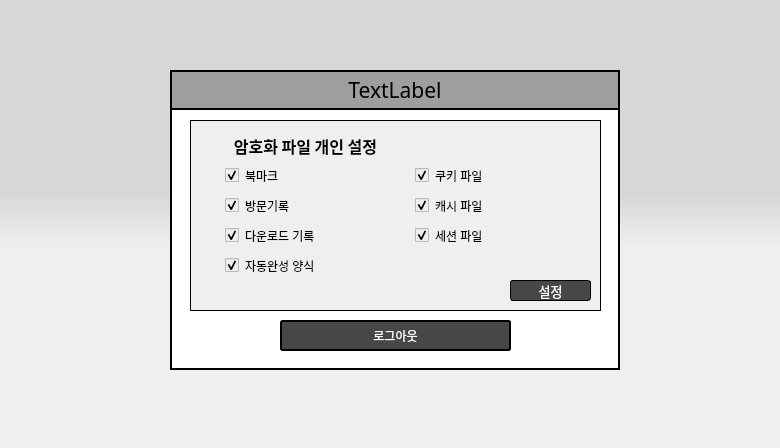
<?xml version="1.0" encoding="UTF-8"?>
<ui version="4.0">
 <class>Dialog</class>
 <widget class="QDialog" name="Dialog">
  <property name="geometry">
   <rect>
    <x>0</x>
    <y>0</y>
    <width>780</width>
    <height>448</height>
   </rect>
  </property>
  <property name="windowTitle">
   <string>PIM AGENT</string>
  </property>
  <property name="styleSheet">
   <string notr="true">background-color:qlineargradient(spread:pad, x1:0.5, y1:0.432, x2:0.499682, y2:0.551, stop:0 rgba(215, 215, 215, 255), stop:1 rgba(239, 239, 237, 255))</string>
  </property>
  <widget class="QFrame" name="frame">
   <property name="geometry">
    <rect>
     <x>170</x>
     <y>70</y>
     <width>450</width>
     <height>300</height>
    </rect>
   </property>
   <property name="font">
    <font>
     <family>함초롬돋움</family>
     <pointsize>12</pointsize>
    </font>
   </property>
   <property name="styleSheet">
    <string notr="true">background-color:#ffffff;
border: 2px solid black;
</string>
   </property>
   <property name="frameShape">
    <enum>QFrame::StyledPanel</enum>
   </property>
   <property name="frameShadow">
    <enum>QFrame::Raised</enum>
   </property>
   <widget class="QLabel" name="titleLabel">
    <property name="geometry">
     <rect>
      <x>0</x>
      <y>0</y>
      <width>450</width>
      <height>40</height>
     </rect>
    </property>
    <property name="font">
     <font>
      <family>Andalus</family>
      <pointsize>16</pointsize>
     </font>
    </property>
    <property name="styleSheet">
     <string notr="true">color: black;
background-color: #9E9E9E;
text-align:center;</string>
    </property>
    <property name="text">
     <string>TextLabel</string>
    </property>
    <property name="alignment">
     <set>Qt::AlignCenter</set>
    </property>
   </widget>
   <widget class="QPushButton" name="logoutBtn">
    <property name="geometry">
     <rect>
      <x>110</x>
      <y>250</y>
      <width>231</width>
      <height>31</height>
     </rect>
    </property>
    <property name="palette">
     <palette>
      <active>
       <colorrole role="WindowText">
        <brush brushstyle="SolidPattern">
         <color alpha="255">
          <red>255</red>
          <green>255</green>
          <blue>255</blue>
         </color>
        </brush>
       </colorrole>
       <colorrole role="Button">
        <brush brushstyle="SolidPattern">
         <color alpha="255">
          <red>71</red>
          <green>71</green>
          <blue>71</blue>
         </color>
        </brush>
       </colorrole>
       <colorrole role="Text">
        <brush brushstyle="SolidPattern">
         <color alpha="255">
          <red>255</red>
          <green>255</green>
          <blue>255</blue>
         </color>
        </brush>
       </colorrole>
       <colorrole role="ButtonText">
        <brush brushstyle="SolidPattern">
         <color alpha="255">
          <red>255</red>
          <green>255</green>
          <blue>255</blue>
         </color>
        </brush>
       </colorrole>
       <colorrole role="Base">
        <brush brushstyle="SolidPattern">
         <color alpha="255">
          <red>71</red>
          <green>71</green>
          <blue>71</blue>
         </color>
        </brush>
       </colorrole>
       <colorrole role="Window">
        <brush brushstyle="SolidPattern">
         <color alpha="255">
          <red>71</red>
          <green>71</green>
          <blue>71</blue>
         </color>
        </brush>
       </colorrole>
      </active>
      <inactive>
       <colorrole role="WindowText">
        <brush brushstyle="SolidPattern">
         <color alpha="255">
          <red>255</red>
          <green>255</green>
          <blue>255</blue>
         </color>
        </brush>
       </colorrole>
       <colorrole role="Button">
        <brush brushstyle="SolidPattern">
         <color alpha="255">
          <red>71</red>
          <green>71</green>
          <blue>71</blue>
         </color>
        </brush>
       </colorrole>
       <colorrole role="Text">
        <brush brushstyle="SolidPattern">
         <color alpha="255">
          <red>255</red>
          <green>255</green>
          <blue>255</blue>
         </color>
        </brush>
       </colorrole>
       <colorrole role="ButtonText">
        <brush brushstyle="SolidPattern">
         <color alpha="255">
          <red>255</red>
          <green>255</green>
          <blue>255</blue>
         </color>
        </brush>
       </colorrole>
       <colorrole role="Base">
        <brush brushstyle="SolidPattern">
         <color alpha="255">
          <red>71</red>
          <green>71</green>
          <blue>71</blue>
         </color>
        </brush>
       </colorrole>
       <colorrole role="Window">
        <brush brushstyle="SolidPattern">
         <color alpha="255">
          <red>71</red>
          <green>71</green>
          <blue>71</blue>
         </color>
        </brush>
       </colorrole>
      </inactive>
      <disabled>
       <colorrole role="WindowText">
        <brush brushstyle="SolidPattern">
         <color alpha="255">
          <red>255</red>
          <green>255</green>
          <blue>255</blue>
         </color>
        </brush>
       </colorrole>
       <colorrole role="Button">
        <brush brushstyle="SolidPattern">
         <color alpha="255">
          <red>71</red>
          <green>71</green>
          <blue>71</blue>
         </color>
        </brush>
       </colorrole>
       <colorrole role="Text">
        <brush brushstyle="SolidPattern">
         <color alpha="255">
          <red>255</red>
          <green>255</green>
          <blue>255</blue>
         </color>
        </brush>
       </colorrole>
       <colorrole role="ButtonText">
        <brush brushstyle="SolidPattern">
         <color alpha="255">
          <red>255</red>
          <green>255</green>
          <blue>255</blue>
         </color>
        </brush>
       </colorrole>
       <colorrole role="Base">
        <brush brushstyle="SolidPattern">
         <color alpha="255">
          <red>71</red>
          <green>71</green>
          <blue>71</blue>
         </color>
        </brush>
       </colorrole>
       <colorrole role="Window">
        <brush brushstyle="SolidPattern">
         <color alpha="255">
          <red>71</red>
          <green>71</green>
          <blue>71</blue>
         </color>
        </brush>
       </colorrole>
      </disabled>
     </palette>
    </property>
    <property name="styleSheet">
     <string notr="true">color: white;
background-color:#474747;
border-style: solid;
border-radius:3px;</string>
    </property>
    <property name="text">
     <string>로그아웃</string>
    </property>
   </widget>
   <widget class="QFrame" name="frame_2">
    <property name="geometry">
     <rect>
      <x>20</x>
      <y>50</y>
      <width>411</width>
      <height>191</height>
     </rect>
    </property>
    <property name="styleSheet">
     <string notr="true">background-color:#EFEFED;
border: 1px solid;</string>
    </property>
    <property name="frameShape">
     <enum>QFrame::StyledPanel</enum>
    </property>
    <property name="frameShadow">
     <enum>QFrame::Raised</enum>
    </property>
    <widget class="QCheckBox" name="visitCheckBox">
     <property name="geometry">
      <rect>
       <x>30</x>
       <y>70</y>
       <width>141</width>
       <height>31</height>
      </rect>
     </property>
     <property name="styleSheet">
      <string notr="true">background-color:#EFEFED;
border: 5px solid #EFEFED;</string>
     </property>
     <property name="text">
      <string>방문기록</string>
     </property>
     <property name="checked">
      <bool>true</bool>
     </property>
    </widget>
    <widget class="QCheckBox" name="downloadCheckBox">
     <property name="geometry">
      <rect>
       <x>30</x>
       <y>100</y>
       <width>141</width>
       <height>31</height>
      </rect>
     </property>
     <property name="styleSheet">
      <string notr="true">background-color:#EFEFED;
border: 5px solid #EFEFED;</string>
     </property>
     <property name="text">
      <string>다운로드 기록</string>
     </property>
     <property name="checked">
      <bool>true</bool>
     </property>
    </widget>
    <widget class="QCheckBox" name="bookmarkCheckBox">
     <property name="geometry">
      <rect>
       <x>30</x>
       <y>40</y>
       <width>141</width>
       <height>31</height>
      </rect>
     </property>
     <property name="styleSheet">
      <string notr="true">background-color:#EFEFED;
border: 5px solid #EFEFED;</string>
     </property>
     <property name="text">
      <string>북마크</string>
     </property>
     <property name="checked">
      <bool>true</bool>
     </property>
    </widget>
    <widget class="QCheckBox" name="cookieCheckBox">
     <property name="geometry">
      <rect>
       <x>220</x>
       <y>40</y>
       <width>161</width>
       <height>31</height>
      </rect>
     </property>
     <property name="styleSheet">
      <string notr="true">background-color:#EFEFED;
border: 5px solid #EFEFED;</string>
     </property>
     <property name="text">
      <string>쿠키 파일</string>
     </property>
     <property name="checked">
      <bool>true</bool>
     </property>
    </widget>
    <widget class="QCheckBox" name="autoFormCheckBox">
     <property name="geometry">
      <rect>
       <x>30</x>
       <y>130</y>
       <width>161</width>
       <height>31</height>
      </rect>
     </property>
     <property name="styleSheet">
      <string notr="true">background-color:#EFEFED;
border: 5px solid #EFEFED;</string>
     </property>
     <property name="text">
      <string>자동완성 양식</string>
     </property>
     <property name="checked">
      <bool>true</bool>
     </property>
    </widget>
    <widget class="QCheckBox" name="cacheCheckBox">
     <property name="geometry">
      <rect>
       <x>220</x>
       <y>70</y>
       <width>161</width>
       <height>31</height>
      </rect>
     </property>
     <property name="styleSheet">
      <string notr="true">background-color:#EFEFED;
border: 5px solid #EFEFED;</string>
     </property>
     <property name="text">
      <string>캐시 파일</string>
     </property>
     <property name="checked">
      <bool>true</bool>
     </property>
    </widget>
    <widget class="QCheckBox" name="sessionCheckBox">
     <property name="geometry">
      <rect>
       <x>220</x>
       <y>100</y>
       <width>161</width>
       <height>31</height>
      </rect>
     </property>
     <property name="styleSheet">
      <string notr="true">background-color:#EFEFED;
border: 5px solid #EFEFED;</string>
     </property>
     <property name="text">
      <string>세션 파일</string>
     </property>
     <property name="checked">
      <bool>true</bool>
     </property>
    </widget>
    <widget class="QPushButton" name="setDBBtn">
     <property name="geometry">
      <rect>
       <x>320</x>
       <y>160</y>
       <width>81</width>
       <height>21</height>
      </rect>
     </property>
     <property name="palette">
      <palette>
       <active>
        <colorrole role="WindowText">
         <brush brushstyle="SolidPattern">
          <color alpha="255">
           <red>255</red>
           <green>255</green>
           <blue>255</blue>
          </color>
         </brush>
        </colorrole>
        <colorrole role="Button">
         <brush brushstyle="SolidPattern">
          <color alpha="255">
           <red>71</red>
           <green>71</green>
           <blue>71</blue>
          </color>
         </brush>
        </colorrole>
        <colorrole role="Text">
         <brush brushstyle="SolidPattern">
          <color alpha="255">
           <red>255</red>
           <green>255</green>
           <blue>255</blue>
          </color>
         </brush>
        </colorrole>
        <colorrole role="ButtonText">
         <brush brushstyle="SolidPattern">
          <color alpha="255">
           <red>255</red>
           <green>255</green>
           <blue>255</blue>
          </color>
         </brush>
        </colorrole>
        <colorrole role="Base">
         <brush brushstyle="SolidPattern">
          <color alpha="255">
           <red>71</red>
           <green>71</green>
           <blue>71</blue>
          </color>
         </brush>
        </colorrole>
        <colorrole role="Window">
         <brush brushstyle="SolidPattern">
          <color alpha="255">
           <red>71</red>
           <green>71</green>
           <blue>71</blue>
          </color>
         </brush>
        </colorrole>
       </active>
       <inactive>
        <colorrole role="WindowText">
         <brush brushstyle="SolidPattern">
          <color alpha="255">
           <red>255</red>
           <green>255</green>
           <blue>255</blue>
          </color>
         </brush>
        </colorrole>
        <colorrole role="Button">
         <brush brushstyle="SolidPattern">
          <color alpha="255">
           <red>71</red>
           <green>71</green>
           <blue>71</blue>
          </color>
         </brush>
        </colorrole>
        <colorrole role="Text">
         <brush brushstyle="SolidPattern">
          <color alpha="255">
           <red>255</red>
           <green>255</green>
           <blue>255</blue>
          </color>
         </brush>
        </colorrole>
        <colorrole role="ButtonText">
         <brush brushstyle="SolidPattern">
          <color alpha="255">
           <red>255</red>
           <green>255</green>
           <blue>255</blue>
          </color>
         </brush>
        </colorrole>
        <colorrole role="Base">
         <brush brushstyle="SolidPattern">
          <color alpha="255">
           <red>71</red>
           <green>71</green>
           <blue>71</blue>
          </color>
         </brush>
        </colorrole>
        <colorrole role="Window">
         <brush brushstyle="SolidPattern">
          <color alpha="255">
           <red>71</red>
           <green>71</green>
           <blue>71</blue>
          </color>
         </brush>
        </colorrole>
       </inactive>
       <disabled>
        <colorrole role="WindowText">
         <brush brushstyle="SolidPattern">
          <color alpha="255">
           <red>255</red>
           <green>255</green>
           <blue>255</blue>
          </color>
         </brush>
        </colorrole>
        <colorrole role="Button">
         <brush brushstyle="SolidPattern">
          <color alpha="255">
           <red>71</red>
           <green>71</green>
           <blue>71</blue>
          </color>
         </brush>
        </colorrole>
        <colorrole role="Text">
         <brush brushstyle="SolidPattern">
          <color alpha="255">
           <red>255</red>
           <green>255</green>
           <blue>255</blue>
          </color>
         </brush>
        </colorrole>
        <colorrole role="ButtonText">
         <brush brushstyle="SolidPattern">
          <color alpha="255">
           <red>255</red>
           <green>255</green>
           <blue>255</blue>
          </color>
         </brush>
        </colorrole>
        <colorrole role="Base">
         <brush brushstyle="SolidPattern">
          <color alpha="255">
           <red>71</red>
           <green>71</green>
           <blue>71</blue>
          </color>
         </brush>
        </colorrole>
        <colorrole role="Window">
         <brush brushstyle="SolidPattern">
          <color alpha="255">
           <red>71</red>
           <green>71</green>
           <blue>71</blue>
          </color>
         </brush>
        </colorrole>
       </disabled>
      </palette>
     </property>
     <property name="font">
      <font>
       <family>Agency FB</family>
       <pointsize>10</pointsize>
       <weight>50</weight>
       <bold>false</bold>
      </font>
     </property>
     <property name="styleSheet">
      <string notr="true">color: white;
background-color:#474747;
border-style: solid;
border-radius:3px;</string>
     </property>
     <property name="text">
      <string>설정</string>
     </property>
    </widget>
   </widget>
   <widget class="QLabel" name="userSettingsLabel">
    <property name="geometry">
     <rect>
      <x>50</x>
      <y>60</y>
      <width>171</width>
      <height>31</height>
     </rect>
    </property>
    <property name="font">
     <font>
      <family>Agency FB</family>
      <pointsize>12</pointsize>
      <weight>75</weight>
      <bold>true</bold>
     </font>
    </property>
    <property name="styleSheet">
     <string notr="true">background-color:#EFEFED;
border: 5px solid #EFEFED;</string>
    </property>
    <property name="text">
     <string>암호화 파일 개인 설정</string>
    </property>
    <property name="alignment">
     <set>Qt::AlignCenter</set>
    </property>
   </widget>
  </widget>
 </widget>
 <resources/>
 <connections/>
</ui>
